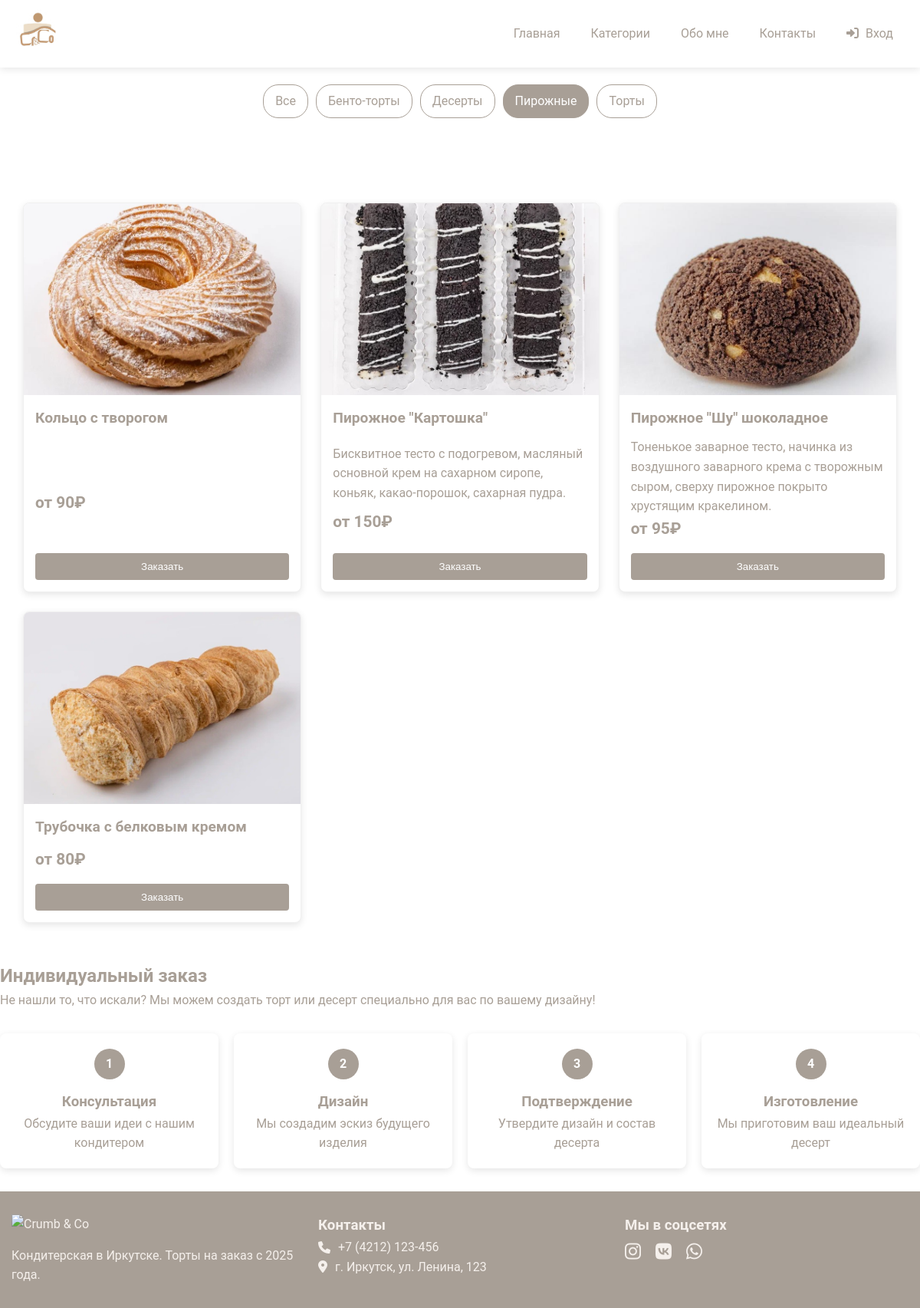
The page /services.php?category=pastries on the database its author committed.
### tables this page shows
CREATE TABLE `categories` (
  `id` int NOT NULL,
  `name` varchar(100) NOT NULL,
  `slug` varchar(100) NOT NULL
);

CREATE TABLE `products` (
  `id` int NOT NULL,
  `name` varchar(255) NOT NULL,
  `description` text,
  `price_min` decimal(10,2) NOT NULL,
  `image` varchar(255) DEFAULT NULL,
  `category_id` int DEFAULT NULL
);

### services.php (the view, shortened to what this page needs)
<?php
$pdo = new PDO("mysql:host=localhost;dbname=crumb_and_co;charset=utf8", 'root', '');
$pdo->setAttribute(PDO::ATTR_ERRMODE, PDO::ERRMODE_EXCEPTION);
$stmt = $pdo->query("SELECT id, name, slug FROM categories ORDER BY name");
$allCategories = $stmt->fetchAll();
$categorySlug = $_GET['category'] ?? 'all';
$products = [];
if ($categorySlug === 'all') {
    $stmt = $pdo->query("SELECT id, name, description, price_min, image FROM products ORDER BY name");
    $products = $stmt->fetchAll();
} else {
    $stmt = $pdo->prepare("
        SELECT p.id, p.name, p.description, p.price_min, p.image
        FROM products p
        JOIN categories c ON p.category_id = c.id
        WHERE c.slug = ?
        ORDER BY p.name
    ");
    $stmt->execute([$categorySlug]);
    $products = $stmt->fetchAll();
}
?>
<!DOCTYPE html>
<html lang="ru">
<head>
    <link rel="stylesheet" href="css/style.css">
    <link rel="stylesheet" href="https://cdnjs.cloudflare.com/ajax/libs/font-awesome/6.0.0/css/all.min.css">
</head>
<body>
    <header class="header">
    <div class="container">
        <div class="header__logo">
            <a href="index.php">
                <img src="img/logo.jpg" alt="Crumb & Co">
            </a>
        </div>
       <nav class="header__nav">
    <ul>
        <li><a href="index.php">Главная</a></li>
        <li><a href="services.php">Категории</a></li>
        <li><a href="about.php">Обо мне</a></li>
        <li><a href="contacts.php">Контакты</a></li>
        <?php if (isset($_SESSION['user_id'])): ?>
            <li class="header__user">
                <a href="account.php" class="auth-button" title="Личный кабинет">
                    <i class="fas fa-user"></i>
                    <span class="user-name"><?= htmlspecialchars($_SESSION['user_name'] ?? 'Профиль') ?></span>
                </a>
            </li>
            <li>
                <a href="logout.php" class="auth-button">
                    <i class="fas fa-sign-out-alt"></i> Выйти
                </a>
            </li>
        <?php else: ?>
            <li>
                <a href="auth.php" class="auth-button">
                    <i class="fas fa-sign-in-alt"></i> Вход
                </a>
            </li>
        <?php endif; ?>
    </ul>
</nav>
        </div>
    </header>
    <main class="services-page">
        <div class="container">
<div class="services__categories">
    <a href="services.php?category=all" class="category-btn <?= $categorySlug === 'all' ? 'active' : '' ?>">Все</a>
    <?php foreach ($allCategories as $cat): ?>
        <a href="services.php?category=<?= htmlspecialchars($cat['slug']) ?>"
           class="category-btn <?= $categorySlug === $cat['slug'] ? 'active' : '' ?>">
            <?= htmlspecialchars($cat['name']) ?>
        </a>
    <?php endforeach; ?>
</div>
            <section class="categories">
                <div class="container">
                    <div class="categories__grid">
    <?php if (empty($products)): ?>
        <p style="grid-column: 1 / -1; text-align: center; color: #777;">Товары не найдены.</p>
    <?php else: ?>
        <?php foreach ($products as $product): ?>
        <div class="product-card">
            <img src="img/<?= htmlspecialchars($product['image'] ?? 'placeholder.jpg') ?>"
                 alt="<?= htmlspecialchars($product['name']) ?>">
            <div class="product-card__info">
                <h3><?= htmlspecialchars($product['name']) ?></h3>
                <p><?= htmlspecialchars($product['description'] ?? 'Без описания') ?></p>
                <div class="product-card__price">от <?= number_format($product['price_min'], 0, '', ' ') ?>₽</div>
                <button class="btn btn--primary add-to-cart"
                        data-id="<?= $product['id'] ?>"
                        data-name="<?= htmlspecialchars($product['name']) ?>"
                        data-price="<?= $product['price_min'] ?>">
                    Заказать
                </button>
            </div>
        </div>
        <?php endforeach; ?>
    <?php endif; ?>
</div>
                </div>
            </div>
            <section class="custom-order">
                <h2>Индивидуальный заказ</h2>
                <p>Не нашли то, что искали? Мы можем создать торт или десерт специально для вас по вашему дизайну!</p>
                <div class="custom-order__steps">
                    <div class="step">
                        <div class="step__number">1</div>
                        <h3>Консультация</h3>
                        <p>Обсудите ваши идеи с нашим кондитером</p>
                    </div>
                    <div class="step">
                        <div class="step__number">2</div>
                        <h3>Дизайн</h3>
                        <p>Мы создадим эскиз будущего изделия</p>
                    </div>
                    <div class="step">
                        <div class="step__number">3</div>
                        <h3>Подтверждение</h3>
                        <p>Утвердите дизайн и состав десерта</p>
                    </div>
                    <div class="step">
                        <div class="step__number">4</div>
                        <h3>Изготовление</h3>
                        <p>Мы приготовим ваш идеальный десерт</p>
                    </div>
                </div>
            </section>
    </main>
    <footer class="footer">
        <div class="container">
            <div class="footer__info">
                <img src="img/.jpg" alt="Crumb & Co" class="footer__logo">
                <p>Кондитерская в Иркутске. Торты на заказ с 2025 года.</p>
            </div>
            <div class="footer__contacts">
                <h3>Контакты</h3>
                <p><i class="fas fa-phone"></i> +7 (4212) 123-456</p>
                <p><i class="fas fa-map-marker-alt"></i> г. Иркутск, ул. Ленина, 123</p>
            </div>
            <div class="footer__social">
                <h3>Мы в соцсетях</h3>
                <a href="#"><i class="fab fa-instagram"></i></a>
                <a href="#"><i class="fab fa-vk"></i></a>
                <a href="#"><i class="fab fa-whatsapp"></i></a>
            </div>
        </div>
    </footer>
</body>
</html>

### style.css (style rules this page uses)
:root { --primary-color: #a89f96; --secondary-color: #fcfcfc; --dark-color: #a89f96; --light-color: #f5f5f5; --white: #fff; --gray: #ccc; --transition: all 0.3s ease; }
* { margin: 0; padding: 0; box-sizing: border-box; }
body { font-family: 'Roboto', sans-serif; color: var(--dark-color); line-height: 1.6; min-height: 100vh; display: flex; flex-direction: column; }
.container { width: 100%; max-width: 1200px; margin: 0 auto; padding: 0 15px; }
.btn { display: inline-block; padding: 10px 20px; border: none; border-radius: 4px; cursor: pointer; transition: var(--transition); text-decoration: none; font-weight: 500; }
.btn--primary { background-color: var(--primary-color); color: var(--white); }
.header { background-color: var(--white); box-shadow: 0 2px 10px rgba(0, 0, 0, 0.1); position: fixed; width: 100%; top: 0; z-index: 1000; }
.header .container { display: flex; justify-content: space-between; align-items: center; padding: 10px 15px; }
.header__logo img { height: 60px; }
.header__nav ul { list-style: none; display: flex; align-items: center; }
.header__nav li { margin: 0 10px; }
.auth-button { display: flex; align-items: center; text-decoration: none; color: #333; padding: 8px 12px; border-radius: 5px; transition: background-color 0.3s; }
.auth-button i { margin-right: 5px; }
.header__nav a { color: var(--dark-color); text-decoration: none; padding: 10px; display: block; transition: var(--transition); }
main { flex: 1; margin-top: 80px; }
.categories { padding: 50px 0; }
.categories__grid { display: grid; grid-template-columns: repeat(auto-fit, minmax(250px, 1fr)); gap: 25px; }
.product-card { background: var(--white); border-radius: 8px; overflow: hidden; box-shadow: 0 3px 10px rgba(0, 0, 0, 0.1); transition: var(--transition); border: 1px solid #f0f0f0; }
.product-card img { width: 100%; height: 250px; object-fit: cover; }
.product-card__info { padding: 15px; }
.product-card__info h3 { font-size: 1.2rem; margin-bottom: 10px; }
.product-card__price { color: var(--primary-color); font-weight: bold; font-size: 1.3rem; margin-bottom: 15px; }
.services__categories { display: flex; flex-wrap: wrap; gap: 10px; margin: 30px 0; justify-content: center; }
.category-btn { padding: 8px 15px; border: 1px solid var(--primary-color); background: none; color: var(--primary-color); border-radius: 20px; cursor: pointer; transition: var(--transition); text-decoration: none; }
.category-btn:hover, .category-btn.active { background-color: var(--primary-color); color: var(--white); }
.custom-order__steps { display: grid; grid-template-columns: repeat(auto-fit, minmax(200px, 1fr)); gap: 20px; margin: 30px 0; }
.step { text-align: center; padding: 20px; background-color: var(--white); border-radius: 8px; box-shadow: 0 3px 10px rgba(0, 0, 0, 0.1); }
.step__number { width: 40px; height: 40px; background-color: var(--primary-color); color: var(--white); border-radius: 50%; display: flex; align-items: center; justify-content: center; margin: 0 auto 15px; font-weight: bold; }
.footer { background-color: #a89f96; color: #f5f0ec; padding: 30px 0; margin-top: auto; }
.footer .container { display: grid; grid-template-columns: repeat(auto-fit, minmax(250px, 1fr)); gap: 30px; }
.footer__logo { height: 50px; margin-bottom: 15px; }
.footer__contacts h3, .footer__social h3, .footer__info p { color: #f5f0ec; }
.footer__contacts p, .footer__info p { display: flex; align-items: center; }
.footer__contacts i, .footer__contacts p { margin-right: 10px; }
.footer__social a { color: #f5f0ec; font-size: 1.5rem; margin-right: 15px; transition: var(--transition); }

### rows shown on the page
categories: name "Бенто-торты"
categories: name "Десерты"
categories: name "Пирожные"
categories: name "Торты"
products: image (picture), name "Кольцо с творогом", price_min "90"
products: image (picture), name "Пирожное \"Картошка\"", description "Бисквитное тесто с подогревом, масляный основной крем на сахарном сиропе, коньяк, какао-порошок, сахарная пудра.", price_min "150"
products: image (picture), name "Пирожное \"Шу\" шоколадное", description "Тоненькое заварное тесто, начинка из воздушного заварного крема с творожным сыром, сверху пирожное покрыто хрустящим кракелином.", price_min "95"
products: image (picture), name "Трубочка с белковым кремом", price_min "80"
